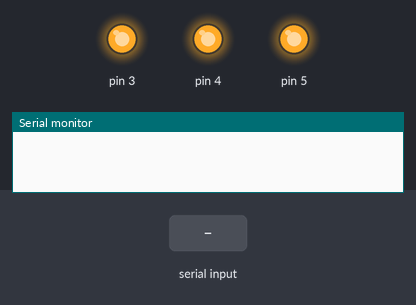
Recording of a sketch running on a simulated Arduino Uno, built with avr-gcc and run on an emulated ATmega328P. On the bench: output pins drawn as LEDs (lit = HIGH), the last lines printed to the serial monitor. The inputs (shaded band) are chosen by the test bench.

Above: at 1.2 s.
1.3 s: "a" received over Serial
At 2.4 s:
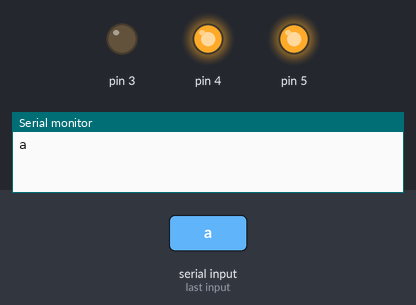
2.8 s: "c" received over Serial
At 3.5 s:
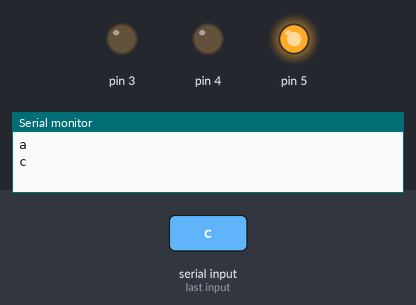
4.3 s: "b" received over Serial
At 4.7 s:
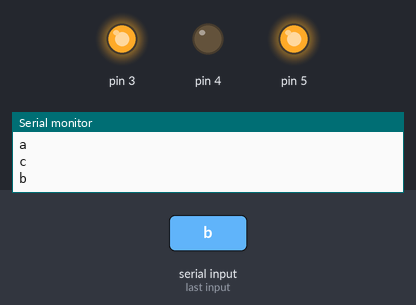
5.8 s: "e" received over Serial
At 7.0 s:
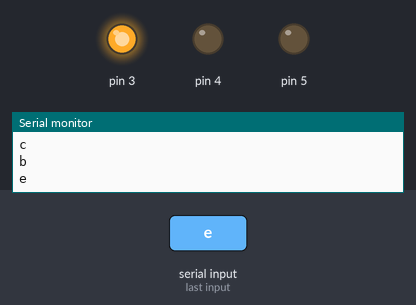
7.3 s: "d" received over Serial
At 8.2 s:
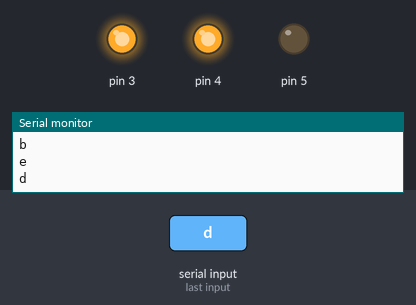
8.8 s: "a" received over Serial
At 9.3 s:
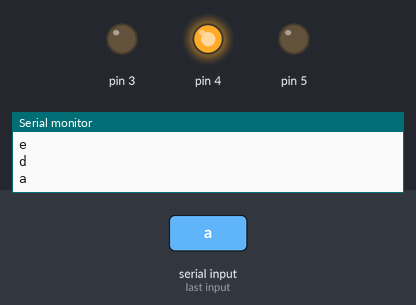
Timing chart, 0 to 11.3 s (numbered marks = the images above; inputs shaded):
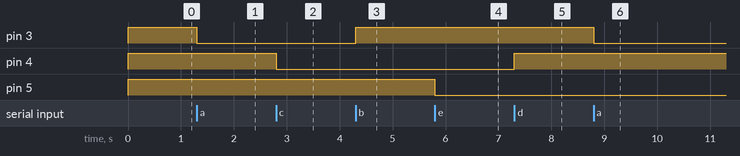

The sketch:

bluetooth_control_light.ino
```cpp
char value = 0;
void setup() {
  Serial.begin(9600);
  pinMode(3,OUTPUT);
  pinMode(4,OUTPUT);
  pinMode(5,OUTPUT);
  digitalWrite(3,1);
  digitalWrite(4,1);
  digitalWrite(5,1);
}

void loop() {
  if (Serial.available() > 0)
    {
      value = Serial.read();
      Serial.println(value);
      if (value == 'a'){
        digitalWrite(3,0);
      }
      else if(value == 'b'){
        digitalWrite(3,1);
      }
      if (value == 'c'){
        digitalWrite(4,0);
      }
      else if(value == 'd'){
        digitalWrite(4,1);
      }
      if (value == 'e'){
        digitalWrite(5,0);
      }
      else if(value == 'f'){
        digitalWrite(5,1);
      }
    }
}
```

Measured:
- after the input at 1.3 s, pin 3: HIGH → LOW at once
- after the input at 2.8 s, pin 4: HIGH → LOW at once
- after the input at 4.3 s, pin 3: LOW → HIGH at once
- after the input at 5.8 s, pin 5: HIGH → LOW at once
- after the input at 7.3 s, pin 4: LOW → HIGH at once
- after the input at 8.8 s, pin 3: HIGH → LOW at once
